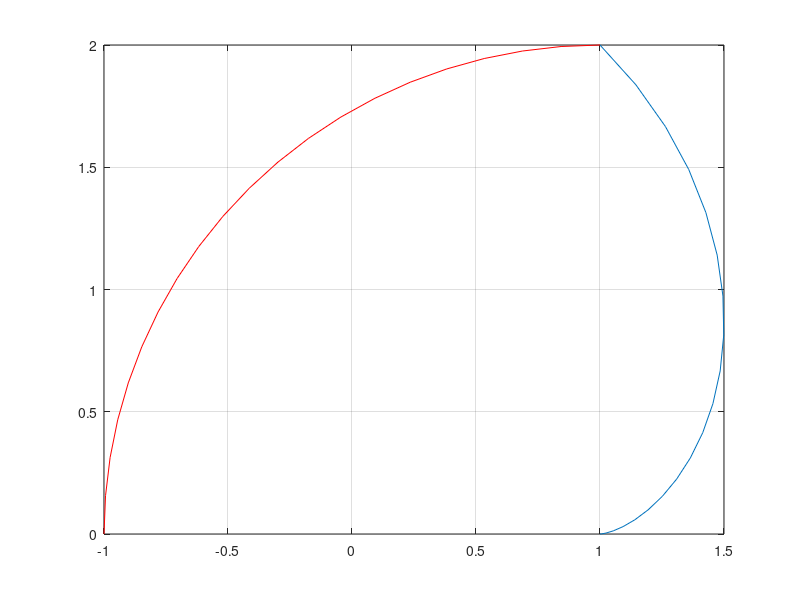

Source code (MATLAB):
clear;clc
t1=0:pi/40:pi/2 ;
x=2*cos(t1)-cos(2*t1);
y=2*sin(t1)-sin(2*t1);
s1=trapz(y,x+1);
plot(x,y) 
hold on
t2=pi:-pi/40:pi/2;
x1=1+2*cos(t2);
y1=2*sin(t2);plot(x1,y1,'r') 
s2=trapz(y1,x1+1);
hold off
grid on
s=(s1-s2)*2
std=5*pi-8
abs(s-std)







